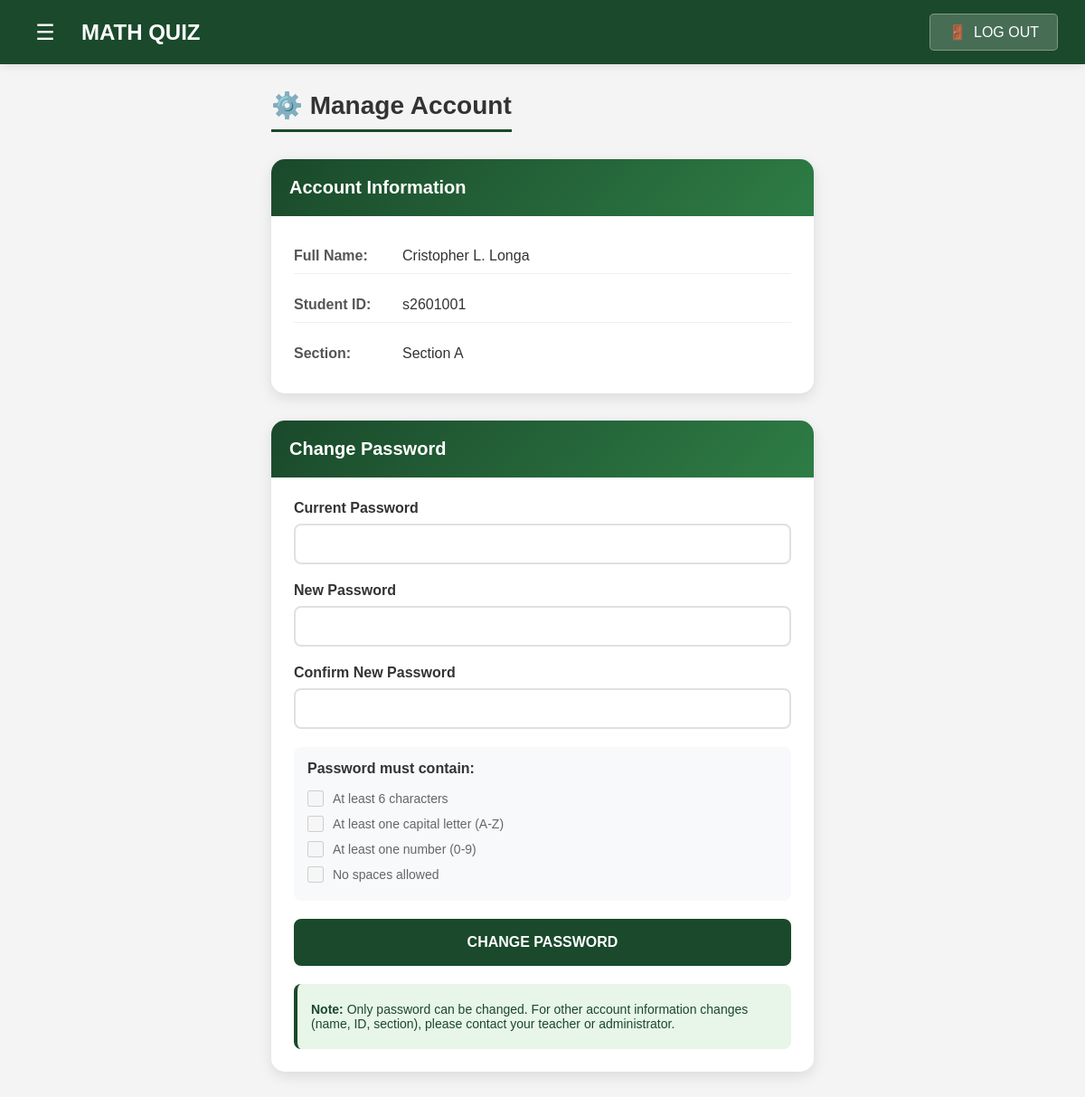
The app's page /student_account.php (signed in) with its own data.
### tables this page shows
CREATE TABLE `users` (
  `id` int(11) NOT NULL,
  `first_name` varchar(50) NOT NULL,
  `middle_initial` varchar(5) DEFAULT NULL,
  `last_name` varchar(50) NOT NULL,
  `student_id` varchar(50) NOT NULL,
  `password` varchar(255) NOT NULL,
  `role` enum('student','teacher') NOT NULL,
  `section_id` int(11) DEFAULT NULL
);

CREATE TABLE `sections` (
  `id` int(11) NOT NULL,
  `section_name` varchar(100) NOT NULL
);

### student_account.php (the view, shortened to what this page needs)
<?php
include("configs/db.php");
$user_id = $_SESSION["user_id"];
$student_query = $conn->prepare("
    SELECT u.first_name, u.middle_initial, u.last_name, u.student_id, s.section_name
    FROM users u
    LEFT JOIN sections s ON u.section_id = s.id
    WHERE u.id = ?
");
$student_query->bind_param("i", $user_id);
$student_query->execute();
$student_result = $student_query->get_result();
$student = $student_result->fetch_assoc();
?>
<!DOCTYPE html>
<html lang="en">
<head>
</head>
<body>
    <div class="top-nav">
        <div class="logo-section">
            <button class="hamburger" onclick="toggleSidebar()">☰</button>
            <h1>MATH QUIZ</h1>
        </div>
        <button class="logout-btn" id="logoutBtn">
            <span>🚪</span>
            <span>LOG OUT</span>
        </button>
    </div>
    <div class="main-content">
        <div class="account-container">
            <h1 class="page-title">⚙️ Manage Account</h1>
            <div class="info-card">
                <div class="info-header">
                    <h2>Account Information</h2>
                </div>
                <div class="info-body">
                    <div class="info-row">
                        <span class="info-label">Full Name:</span>
                        <span class="info-value">
                            <?php
                            echo htmlspecialchars($student['first_name'] . ' ' .
                                 (!empty($student['middle_initial']) ? $student['middle_initial'] . '. ' : '') .
                                 $student['last_name']);
                            ?>
                        </span>
                    </div>
                    <div class="info-row">
                        <span class="info-label">Student ID:</span>
                        <span class="info-value"><?php echo htmlspecialchars($student['student_id']); ?></span>
                    </div>
                    <div class="info-row">
                        <span class="info-label">Section:</span>
                        <span class="info-value"><?php echo htmlspecialchars($student['section_name'] ?? 'No Section'); ?></span>
                    </div>
                </div>
            </div>
            <div class="password-card">
                <div class="password-header">
                    <h2>Change Password</h2>
                </div>
                <div class="password-body">
                    <form method="POST" action="" id="changePasswordForm">
                        <div class="form-group">
                            <label for="current_password">Current Password</label>
                            <input type="password" id="current_password" name="current_password" required>
                        </div>
                        <div class="form-group">
                            <label for="new_password">New Password</label>
                            <input type="password" id="new_password" name="new_password" required>
                        </div>
                        <div class="form-group">
                            <label for="confirm_password">Confirm New Password</label>
                            <input type="password" id="confirm_password" name="confirm_password" required>
                        </div>
                        <div class="password-policy">
                            <h4>Password must contain:</h4>
                            <ul class="policy-list" id="passwordPolicy">
                                <li class="policy-item" id="length">
                                    <input type="checkbox" id="lengthCheck" disabled> At least 6 characters
                                </li>
                                <li class="policy-item" id="uppercase">
                                    <input type="checkbox" id="uppercaseCheck" disabled> At least one capital letter (A-Z)
                                </li>
                                <li class="policy-item" id="number">
                                    <input type="checkbox" id="numberCheck" disabled> At least one number (0-9)
                                </li>
                                <li class="policy-item" id="space">
                                    <input type="checkbox" id="spaceCheck" disabled> No spaces allowed
                                </li>
                            </ul>
                        </div>
                        <button type="submit" name="change_password" class="btn-change">
                            CHANGE PASSWORD
                        </button>
                    </form>
                    <div class="info-note">
                        <p><strong>Note:</strong> Only password can be changed. For other account information changes (name, ID, section), please contact your teacher or administrator.</p>
                    </div>
                </div>
            </div>
        </div>
    </div>
</body>
</html>

### student_account.php (style rules this page uses)
* { margin: 0; padding: 0; box-sizing: border-box; font-family: 'Arial', sans-serif; }
body { background: #f4f4f4; }
.top-nav { background: #1a492b; padding: 15px 30px; display: flex; justify-content: space-between; align-items: center; position: fixed; top: 0; left: 0; right: 0; z-index: 1000; box-shadow: 0 2px 10px rgba(0,0,0,0.1); }
.logo-section { display: flex; align-items: center; gap: 20px; }
.logo-section h1 { color: white; font-size: 24px; }
.hamburger { background: none; border: none; color: white; font-size: 24px; cursor: pointer; width: 40px; height: 40px; display: flex; align-items: center; justify-content: center; border-radius: 5px; transition: background 0.3s; }
.logout-btn { background: rgba(255,255,255,0.2); color: white; border: 1px solid rgba(255,255,255,0.3); padding: 10px 20px; border-radius: 5px; display: flex; align-items: center; gap: 8px; cursor: pointer; font-size: 16px; transition: background 0.3s; }
.main-content { margin-top: 70px; padding: 30px; }
.account-container { max-width: 600px; margin: 0 auto; }
.page-title { color: #333; margin-bottom: 30px; font-size: 28px; border-bottom: 3px solid #1a492b; padding-bottom: 10px; display: inline-block; }
.info-card { background: white; border-radius: 15px; box-shadow: 0 5px 15px rgba(0,0,0,0.1); overflow: hidden; margin-bottom: 30px; }
.info-header { background: linear-gradient(135deg, #1a492b 0%, #2e7d45 100%); color: white; padding: 20px; }
.info-header h2 { font-size: 20px; font-weight: bold; }
.info-body { padding: 25px; display: flex; flex-direction: column; gap: 15px; }
.info-row { display: flex; align-items: center; padding: 10px 0; border-bottom: 1px solid #f0f0f0; }
.info-row:last-child { border-bottom: none; }
.info-label { font-weight: bold; color: #555; width: 120px; }
.info-value { color: #333; flex: 1; }
.password-card { background: white; border-radius: 15px; box-shadow: 0 5px 15px rgba(0,0,0,0.1); overflow: hidden; }
.password-header { background: linear-gradient(135deg, #1a492b 0%, #2e7d45 100%); color: white; padding: 20px; }
.password-header h2 { font-size: 20px; font-weight: bold; }
.password-body { padding: 25px; }
.form-group { margin-bottom: 20px; }
.form-group label { display: block; color: #333; font-weight: bold; margin-bottom: 8px; }
.form-group input { width: 100%; padding: 12px 15px; border: 2px solid #e0e0e0; border-radius: 8px; font-size: 15px; transition: border-color 0.3s; }
.form-group input[type="password"] { font-family: 'Arial', sans-serif; }
.password-policy { background: #f8f9fa; border-radius: 8px; padding: 15px; margin: 15px 0 20px; }
.password-policy h4 { color: #333; margin-bottom: 10px; font-size: 16px; }
.policy-list { list-style: none; }
.policy-item { display: flex; align-items: center; gap: 10px; padding: 5px 0; color: #666; font-size: 14px; }
.policy-item input[type="checkbox"] { width: 18px; height: 18px; cursor: default; accent-color: #1a492b; }
.btn-change { background: #1a492b; color: white; border: none; padding: 15px 30px; border-radius: 8px; font-size: 16px; font-weight: bold; cursor: pointer; transition: all 0.3s; width: 100%; border: 2px solid #1a492b; }
.info-note { background: #e8f5e9; border-left: 4px solid #1a492b; padding: 15px; border-radius: 8px; margin-top: 20px; color: #1a492b; }
.info-note p { margin: 5px 0; font-size: 14px; }

### records on screen
users: first_name+middle_initial+last_name "Cristopher L. Longa", student "s2601001", section.section_name "Section A"
